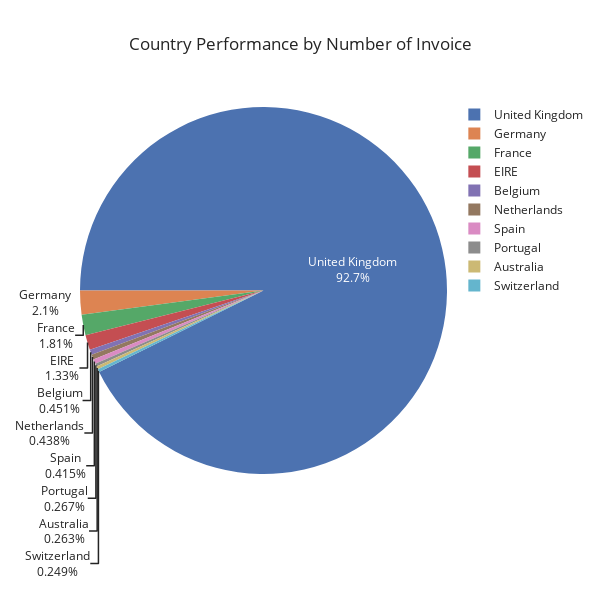

Here is the notebook cell this chart was saved with:
### Code cell
#Import plotly.express libraries for visualization
import plotly.express as px

segments=top_10_transaction

# pie plot
fig = px.pie(segments,
             values=top_10_transaction['InvoiceNo'],
             names=top_10_transaction.index,
             title="Country Performance by Number of Invoice",
             template="seaborn",
             width=600,
             height=600)
fig.update_traces(rotation=-90, textinfo="percent+label")
fig.show()

### Figure 1 — Plotly figure (JSON) as saved in the notebook; plotly's stock layout.template omitted (floating-point values rounded to 4 significant figures)
{"data": [{"domain": {"x": [0, 1], "y": [0, 1]}, "hovertemplate": "Country=%{label}<br>InvoiceNo=%{value}<extra></extra>", "labels": ["United Kingdom", "Germany", "France", "EIRE", "Belgium", "Netherlands", "Spain", "Portugal", "Australia", "Switzerland"], "legendgroup": "", "name": "", "rotation": -90, "showlegend": true, "textinfo": "percent+label", "type": "pie", "values": [20122, 457, 392, 288, 98, 95, 90, 58, 57, 54]}], "layout": {"height": 600, "legend": {"tracegroupgap": 0}, "title": {"text": "Country Performance by Number of Invoice"}, "width": 600}}
